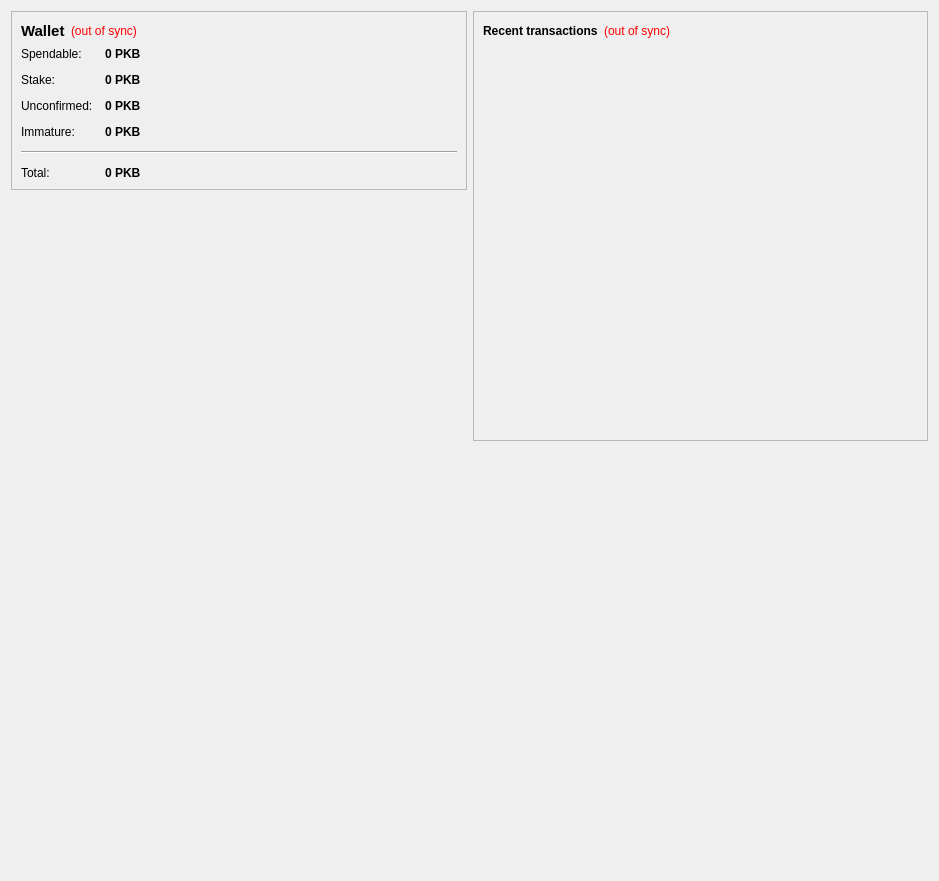
<?xml version="1.0" encoding="UTF-8"?>
<ui version="4.0">
 <class>OverviewPage</class>
 <widget class="QWidget" name="OverviewPage">
  <property name="geometry">
   <rect>
    <x>0</x>
    <y>0</y>
    <width>939</width>
    <height>881</height>
   </rect>
  </property>
  <property name="windowTitle">
   <string>Form</string>
  </property>
  <layout class="QHBoxLayout" name="horizontalLayout" stretch="0,0">
   <item>
    <layout class="QVBoxLayout" name="verticalLayout_2">
     <item>
      <widget class="QFrame" name="frame">
       <property name="frameShape">
        <enum>QFrame::StyledPanel</enum>
       </property>
       <property name="frameShadow">
        <enum>QFrame::Raised</enum>
       </property>
       <layout class="QVBoxLayout" name="verticalLayout_4">
        <item>
         <layout class="QHBoxLayout" name="horizontalLayout_4">
          <item>
           <widget class="QLabel" name="label_5">
            <property name="font">
             <font>
              <pointsize>11</pointsize>
              <weight>75</weight>
              <bold>true</bold>
             </font>
            </property>
            <property name="text">
             <string>Wallet</string>
            </property>
           </widget>
          </item>
          <item>
           <widget class="QLabel" name="labelWalletStatus">
            <property name="toolTip">
             <string>The displayed information may be out of date. Your wallet automatically synchronizes with the ParkByte network after a connection is established, but this process has not completed yet.</string>
            </property>
            <property name="styleSheet">
             <string notr="true">QLabel { color: red; }</string>
            </property>
            <property name="text">
             <string notr="true">(out of sync)</string>
            </property>
            <property name="alignment">
             <set>Qt::AlignLeading|Qt::AlignLeft|Qt::AlignVCenter</set>
            </property>
           </widget>
          </item>
          <item>
           <spacer name="horizontalSpacer_2">
            <property name="orientation">
             <enum>Qt::Horizontal</enum>
            </property>
            <property name="sizeHint" stdset="0">
             <size>
              <width>40</width>
              <height>20</height>
             </size>
            </property>
           </spacer>
          </item>
         </layout>
        </item>
        <item>
         <layout class="QFormLayout" name="formLayout_2">
          <property name="fieldGrowthPolicy">
           <enum>QFormLayout::AllNonFixedFieldsGrow</enum>
          </property>
          <property name="horizontalSpacing">
           <number>12</number>
          </property>
          <property name="verticalSpacing">
           <number>12</number>
          </property>
          <item row="0" column="0">
           <widget class="QLabel" name="label">
            <property name="text">
             <string>Spendable:</string>
            </property>
           </widget>
          </item>
          <item row="0" column="1">
           <widget class="QLabel" name="labelBalance">
            <property name="font">
             <font>
              <weight>75</weight>
              <bold>true</bold>
             </font>
            </property>
            <property name="cursor">
             <cursorShape>IBeamCursor</cursorShape>
            </property>
            <property name="toolTip">
             <string>Your current spendable balance</string>
            </property>
            <property name="text">
             <string notr="true">0 PKB</string>
            </property>
            <property name="textInteractionFlags">
             <set>Qt::LinksAccessibleByMouse|Qt::TextSelectableByKeyboard|Qt::TextSelectableByMouse</set>
            </property>
           </widget>
          </item>
          <item row="1" column="0">
           <widget class="QLabel" name="label_6">
            <property name="text">
             <string>Stake:</string>
            </property>
           </widget>
          </item>
          <item row="1" column="1">
           <widget class="QLabel" name="labelStake">
            <property name="font">
             <font>
              <weight>75</weight>
              <bold>true</bold>
             </font>
            </property>
            <property name="cursor">
             <cursorShape>IBeamCursor</cursorShape>
            </property>
            <property name="toolTip">
             <string>Total of coins that was staked, and do not yet count toward the current balance</string>
            </property>
            <property name="text">
             <string notr="true">0 PKB</string>
            </property>
            <property name="textInteractionFlags">
             <set>Qt::LinksAccessibleByMouse|Qt::TextSelectableByKeyboard|Qt::TextSelectableByMouse</set>
            </property>
           </widget>
          </item>
          <item row="2" column="0">
           <widget class="QLabel" name="label_3">
            <property name="text">
             <string>Unconfirmed:</string>
            </property>
           </widget>
          </item>
          <item row="2" column="1">
           <widget class="QLabel" name="labelUnconfirmed">
            <property name="font">
             <font>
              <weight>75</weight>
              <bold>true</bold>
             </font>
            </property>
            <property name="cursor">
             <cursorShape>IBeamCursor</cursorShape>
            </property>
            <property name="toolTip">
             <string>Total of transactions that have yet to be confirmed, and do not yet count toward the current balance</string>
            </property>
            <property name="text">
             <string notr="true">0 PKB</string>
            </property>
            <property name="textInteractionFlags">
             <set>Qt::LinksAccessibleByMouse|Qt::TextSelectableByKeyboard|Qt::TextSelectableByMouse</set>
            </property>
           </widget>
          </item>
          <item row="3" column="0">
           <widget class="QLabel" name="labelImmatureText">
            <property name="text">
             <string>Immature:</string>
            </property>
           </widget>
          </item>
          <item row="3" column="1">
           <widget class="QLabel" name="labelImmature">
            <property name="font">
             <font>
              <weight>75</weight>
              <bold>true</bold>
             </font>
            </property>
            <property name="toolTip">
             <string>Mined balance that has not yet matured</string>
            </property>
            <property name="text">
             <string notr="true">0 PKB</string>
            </property>
            <property name="textInteractionFlags">
             <set>Qt::LinksAccessibleByMouse|Qt::TextSelectableByKeyboard|Qt::TextSelectableByMouse</set>
            </property>
           </widget>
          </item>
          <item row="4" column="0" colspan="2">
           <widget class="Line" name="line">
            <property name="orientation">
             <enum>Qt::Horizontal</enum>
            </property>
           </widget>
          </item>
          <item row="5" column="0">
           <widget class="QLabel" name="labelTotalText">
            <property name="text">
             <string>Total:</string>
            </property>
           </widget>
          </item>
          <item row="5" column="1">
           <widget class="QLabel" name="labelTotal">
            <property name="font">
             <font>
              <weight>75</weight>
              <bold>true</bold>
             </font>
            </property>
            <property name="cursor">
             <cursorShape>IBeamCursor</cursorShape>
            </property>
            <property name="toolTip">
             <string>Your current total balance</string>
            </property>
            <property name="text">
             <string notr="true">0 PKB</string>
            </property>
            <property name="textInteractionFlags">
             <set>Qt::LinksAccessibleByMouse|Qt::TextSelectableByKeyboard|Qt::TextSelectableByMouse</set>
            </property>
           </widget>
          </item>
         </layout>
        </item>
       </layout>
      </widget>
     </item>
     <item>
      <spacer name="verticalSpacer_4">
       <property name="orientation">
        <enum>Qt::Vertical</enum>
       </property>
       <property name="sizeHint" stdset="0">
        <size>
         <width>20</width>
         <height>40</height>
        </size>
       </property>
      </spacer>
     </item>
     <item>
      <widget class="QLabel" name="label_2">
       <property name="text">
        <string/>
       </property>
       <property name="pixmap">
        <pixmap resource="../bitcoin.qrc">:/images/Wallet_Logo</pixmap>
       </property>
       <property name="alignment">
        <set>Qt::AlignCenter</set>
       </property>
      </widget>
     </item>
     <item>
      <spacer name="verticalSpacer">
       <property name="orientation">
        <enum>Qt::Vertical</enum>
       </property>
       <property name="sizeHint" stdset="0">
        <size>
         <width>20</width>
         <height>40</height>
        </size>
       </property>
      </spacer>
     </item>
    </layout>
   </item>
   <item>
    <layout class="QVBoxLayout" name="verticalLayout_3">
     <item>
      <widget class="QFrame" name="frame_2">
       <property name="frameShape">
        <enum>QFrame::StyledPanel</enum>
       </property>
       <property name="frameShadow">
        <enum>QFrame::Raised</enum>
       </property>
       <layout class="QVBoxLayout" name="verticalLayout">
        <item>
         <layout class="QHBoxLayout" name="horizontalLayout_2">
          <item>
           <widget class="QLabel" name="label_4">
            <property name="text">
             <string>&lt;b&gt;Recent transactions&lt;/b&gt;</string>
            </property>
           </widget>
          </item>
          <item>
           <widget class="QLabel" name="labelTransactionsStatus">
            <property name="toolTip">
             <string>The displayed information may be out of date. Your wallet automatically synchronizes with the ParkByte network after a connection is established, but this process has not completed yet.</string>
            </property>
            <property name="styleSheet">
             <string notr="true">QLabel { color: red; }</string>
            </property>
            <property name="text">
             <string notr="true">(out of sync)</string>
            </property>
            <property name="alignment">
             <set>Qt::AlignRight|Qt::AlignTrailing|Qt::AlignVCenter</set>
            </property>
           </widget>
          </item>
          <item>
           <spacer name="horizontalSpacer">
            <property name="orientation">
             <enum>Qt::Horizontal</enum>
            </property>
            <property name="sizeHint" stdset="0">
             <size>
              <width>40</width>
              <height>20</height>
             </size>
            </property>
           </spacer>
          </item>
         </layout>
        </item>
        <item>
         <widget class="QListView" name="listTransactions">
          <property name="styleSheet">
           <string notr="true">QListView { background: transparent; }</string>
          </property>
          <property name="frameShape">
           <enum>QFrame::NoFrame</enum>
          </property>
          <property name="verticalScrollBarPolicy">
           <enum>Qt::ScrollBarAlwaysOff</enum>
          </property>
          <property name="horizontalScrollBarPolicy">
           <enum>Qt::ScrollBarAlwaysOff</enum>
          </property>
          <property name="selectionMode">
           <enum>QAbstractItemView::NoSelection</enum>
          </property>
         </widget>
        </item>
       </layout>
      </widget>
     </item>
     <item>
      <spacer name="verticalSpacer_2">
       <property name="orientation">
        <enum>Qt::Vertical</enum>
       </property>
       <property name="sizeHint" stdset="0">
        <size>
         <width>20</width>
         <height>40</height>
        </size>
       </property>
      </spacer>
     </item>
    </layout>
   </item>
  </layout>
 </widget>
 <resources>
  <include location="../bitcoin.qrc"/>
 </resources>
 <connections/>
</ui>
